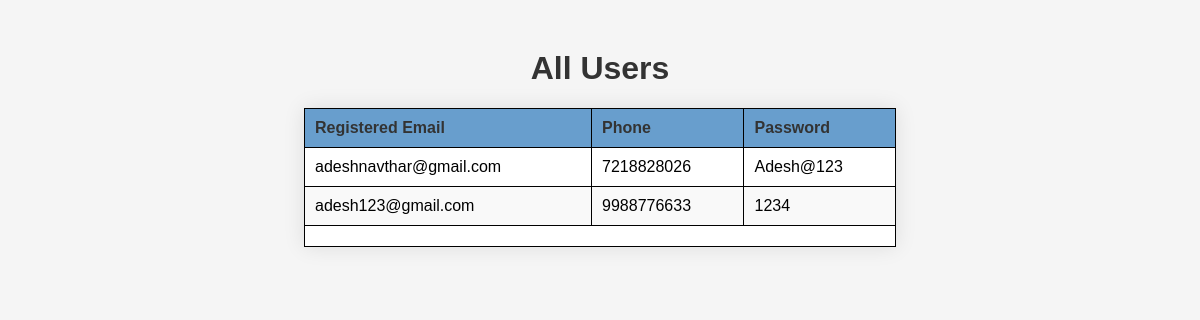
Page /all_users on the committed database.
### tables this page shows
CREATE TABLE user_info                            (email EMAIL,phone INT, password TEXT);

### server.py (the view)
@app.route("/all_users",methods=('GET','POST'))
def all_users():
    con = sqlite3.connect("database.db")
    cur = con.cursor()
    cur.execute("select * from user_info")
    all_users = cur.fetchall()
    return render_template("all_users.html",users = all_users)

### templates/all_users.html (shortened to what this page needs)
<!DOCTYPE html>
<html lang="en">
<head>
</head>
<body>
    <h1>All Users</h1>
    <table>
        <thead>
            <tr>
                <th>Registered Email</th>
                <th>Phone</th>
                <th>Password</th>
            </tr>
        </thead>
        <tbody>
            {% for user in users %}
            <tr>
                <td>{{ user[0] }}</td>
                <td>{{ user[1] }}</td>
                <td>{{ user[2] }}</td>
            </tr>
            {% endfor %}
            <tr><td colspan="4">{{ msg }}</td></tr>
        </tbody>
    </table>
</body>
</html>

### templates/all_users.html (style rules this page uses)
body { font-family: Arial, sans-serif; padding: 0; background-color: #f5f5f5; }
h1 { margin-top: 50px; text-align: center; color: #333; }
table { border-collapse: collapse; width: 50%; margin: 20px auto; background-color: #fff; box-shadow: 0 0 20px rgba(0, 0, 0, 0.1); }
th, td { border: 1px solid #000000; text-align: left; padding: 10px; }
th { background-color: #689ecd; color: #333; }
tr:nth-child(even) { background-color: #f9f9f9; }

### rows in the picture
user_info: email "adeshnavthar@gmail.com", phone "7218828026", password "Adesh@123"
user_info: email "adesh123@gmail.com", phone "9988776633", password "1234"
